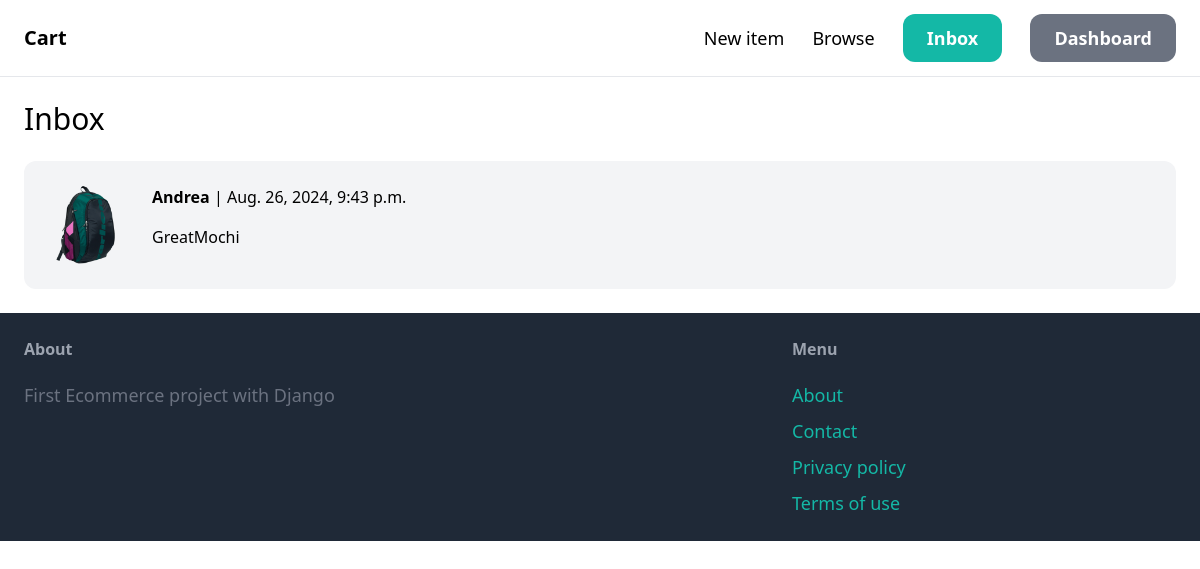
The page /inbox/ (signed in) on the database its author committed.
### conversation/models.py (models this page shows)
class Conversation(models.Model):
  item = models.ForeignKey(Item, related_name='conversations', on_delete=models.CASCADE)
  members = models.ManyToManyField(User, related_name='conversations')
  created_at = models.DateTimeField(auto_now_add=True)
  modified_at = models.DateTimeField(auto_now=True)
  class Meta:
    ordering = ('-modified_at',)

### item/models.py (models this page shows, shortened)
class Item(models.Model):
  category = models.ForeignKey(Category, related_name='items', on_delete=models.CASCADE)
  name = models.CharField(max_length=255)
  description = models.TextField(blank=True, null=True)
  price = models.FloatField()
  image = models.ImageField(upload_to='item_images', blank=True, null=True)
  is_sold = models.BooleanField(default=False)
  created_by = models.ForeignKey(User, related_name='items', on_delete=models.CASCADE)
  created_at = models.DateTimeField(auto_now_add=True)

### conversation/views.py (the view)
# urls.py: path('inbox/', include('conversation.urls')),
@login_required
def inbox(request):
  conversations = Conversation.objects.filter(members__in=[request.user.id])
  return render(request, 'conversation/inbox.html',
                {'conversations': conversations
  })

### conversation/templates/conversation/inbox.html (shortened to what this page needs)
{% extends 'core/base.html' %}
{% block content %}
<h1 class="mb-6 text-3xl">Inbox</h1>
<div class="space-y-6">
  {% for conversation in conversations %}
    <a href="{% url 'conversation:detail' conversation.id %}">
      <div class="p-6 flex bg-gray-100 rounded-xl">
        <div class="pr-6">
          <img src="{{conversation.item.image.url}}" class="w-20 rounded-xl">
        </div>
        <div>
          {% for member in conversation.members.all %}
            {% if member != request.user %}
              <p class="mb-4"><strong>{{member.username}}</strong> | {{conversation.modified_at}}</p>
              {{conversation.item.name}}
            {% endif %}
          {% endfor %}
        </div>
      </div>
    </a>
  {% endfor %}
</div>
{% endblock %}

### rows shown on the page
Conversation: item.image (picture), modified_at "Aug. 26, 2024, 9:43 p.m.", item.name "GreatMochi"

### other values the page prints
{{ member.username }} "Andrea"
